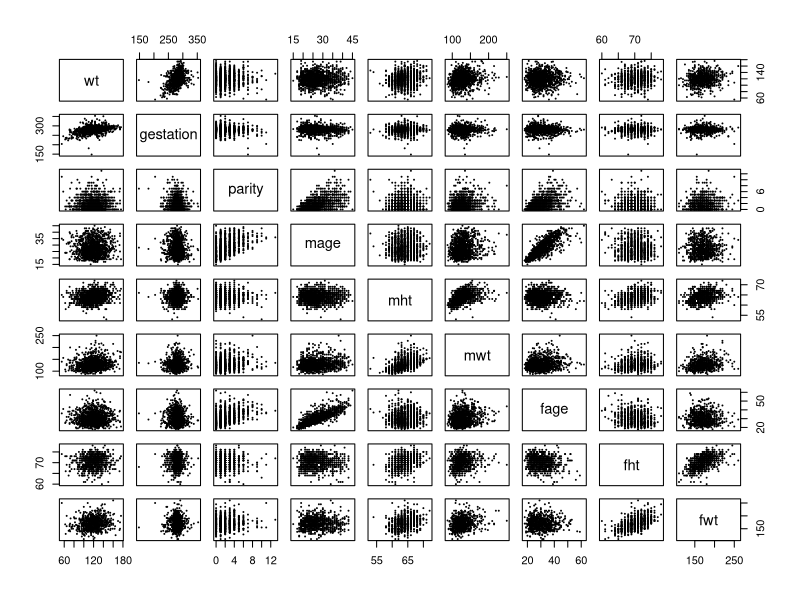
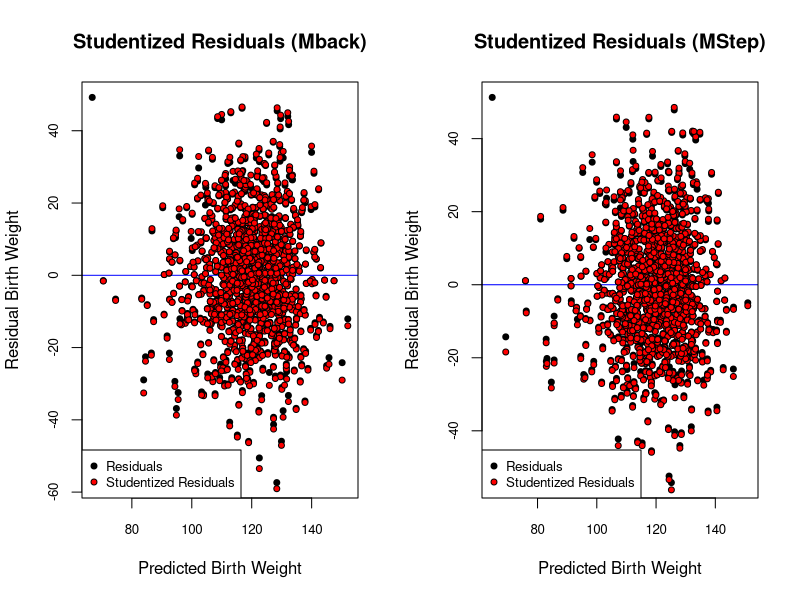
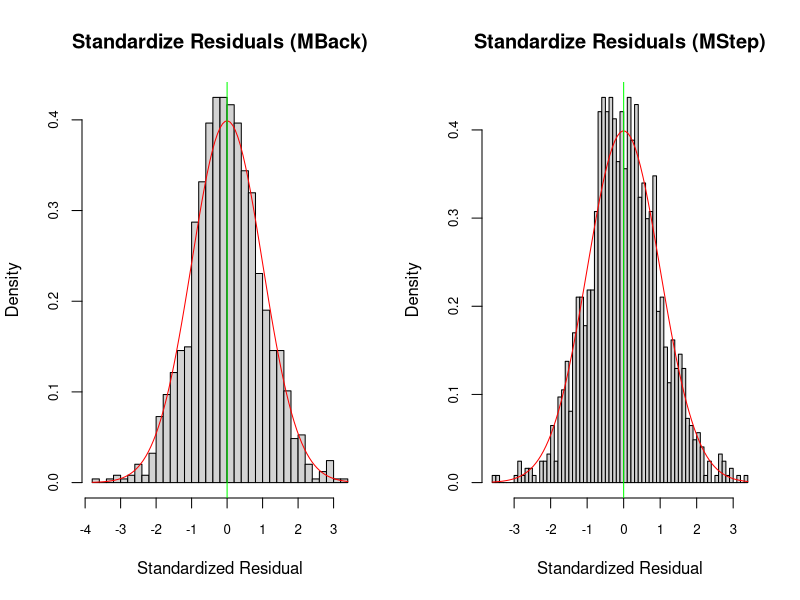
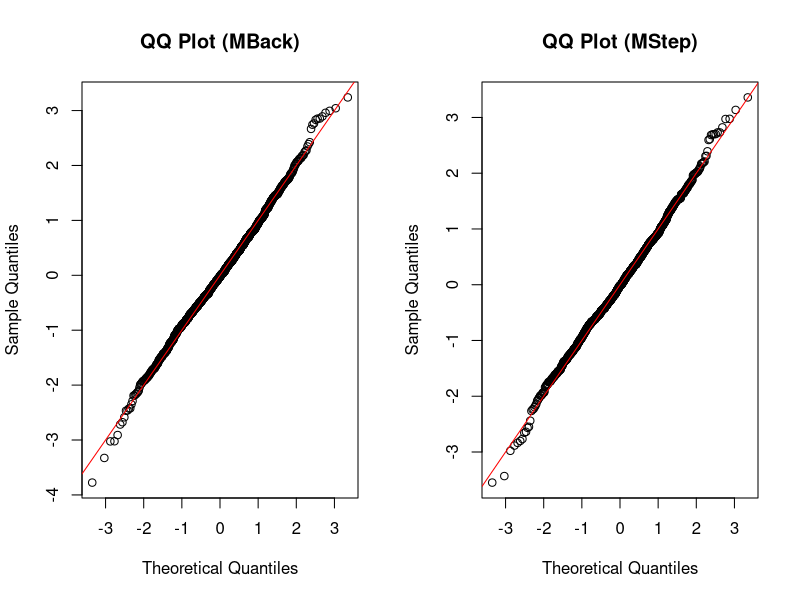
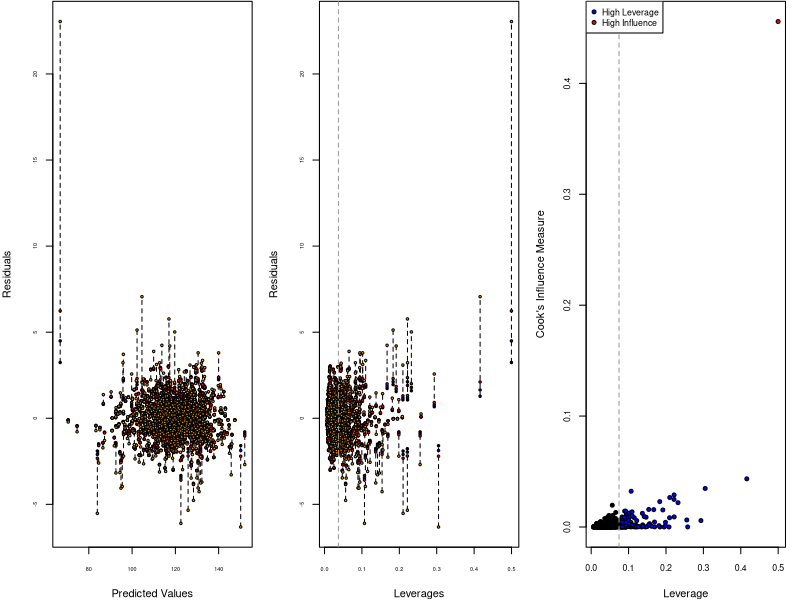
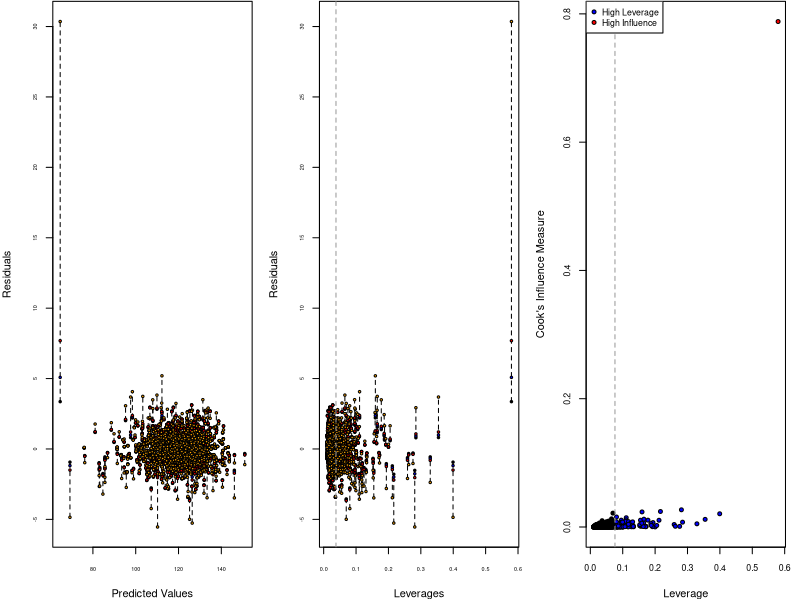
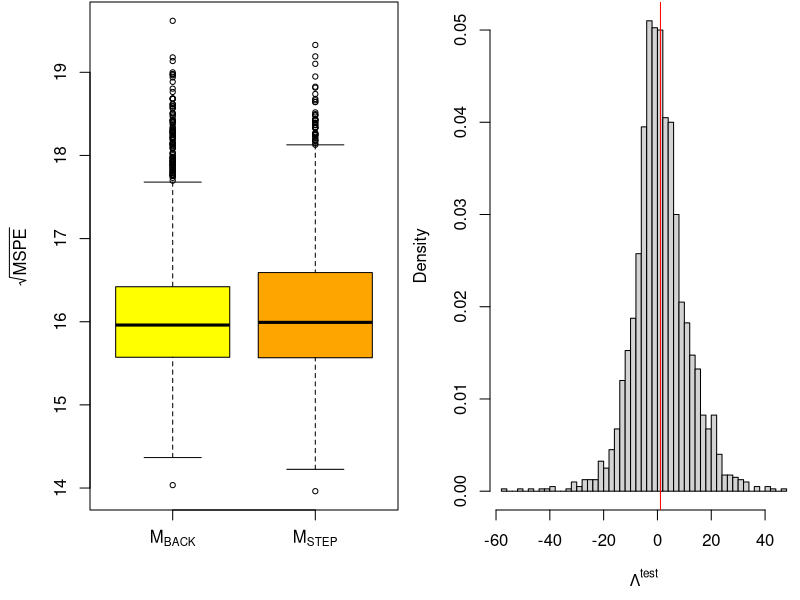

Here is the R script that generated these plots, in order:
## ---- chunk 1
knitr::opts_chunk$set(echo = TRUE)
library(mice)
## ---- chunk 2
# read in data
births.raw = read.csv("chds_births.csv")
## ---- chunk 3
# Validating Variables
births.raw$marital[!births.raw$marital %in% c(1:5)] = NA
births.raw$time[births.raw$time %in% c(9)] = NA
births.raw$number[births.raw$number %in% c(9)] = NA
## ---- chunk 4
categoricals = c('meth', 'feth', 'med', 'fed', 'marital',
                 'income', 'smoke', 'time', 'number')#, 'parity', 'mht', 'fht')
continuous = names(births.raw)[! names(births.raw) %in% categoricals]

# Categorize m/feth
#meth.categories = c(rep('Caucasian', 6), 'Mexican', 
#                   'African-American', 'Asian', 'Mixed', 'Other')
meth.categories = c(rep('Caucasian', 6), 'Other', 
                    'African-American', 'Other', 'Other', 'Other')
for (i in 1:length(meth.categories)) {
  births.raw$meth[births.raw$meth == i-1] = meth.categories[i]
  births.raw$feth[births.raw$feth == i-1] = meth.categories[i]
}
births.raw$meth = as.factor(births.raw$meth)
births.raw$feth = as.factor(births.raw$feth)

# Categorize m/fed
#med.categories = c('elementary school', 'middle school', 'high school', 
#                   'high school + trade school', 'high school + some college', 
#                   'college graduate', 'trade school', 'high school unclear')
med.categories = c('Other', 'middle school', 'high school', 'Other',
                   'high school + some college', 'college graduate',
                   'Other', 'Other')
for (i in 1:length(med.categories)) {
  births.raw$med[births.raw$med == i-1] = med.categories[i]
  births.raw$fed[births.raw$fed == i-1] = med.categories[i]
}
births.raw$med = as.factor(births.raw$med)
births.raw$fed = as.factor(births.raw$fed)

# Categorize marital
#marital.categories = c('married', 'legally separated', 
#                       'divorced', 'widowed', 'never married')
marital.categories = c('married', 'single', 'single', 
                       'single', 'single')
for (i in 1:length(marital.categories)) {
  births.raw$marital[births.raw$marital == i] = marital.categories[i]
}
births.raw$marital = as.factor(births.raw$marital)

# Categorize income
income.categories = c('under 2500', '2500-4999', '5000-7499','7500-9999', 
                      '10000-12499', '12500-14999', '15000-17499', 
                      '17500-19999', '20000-22499', 'over 22500')
for (i in 1:length(income.categories)) {
  births.raw$income[births.raw$income == i-1] = income.categories[i]
}
births.raw$income = as.factor(births.raw$income)

# Categorize smoke
smoke.categories = c('never', 'smokes now', 'until pregnancy', 
                     'used to, not anymore')
for (i in 1:length(smoke.categories)) {
  births.raw$smoke[births.raw$smoke == i-1] = smoke.categories[i]
}
births.raw$smoke = as.factor(births.raw$smoke)

# Categorize time
#time.categories = c('never or more than 10 years', 'still smokes', 
#                    'during pregnancy', 'less than a year', '1-2 years', 
#                   '2-3 years', '3-4 years', '5-9 years', 
#                   'never or more than 10 years', 'quit but don’t know when')
time.categories = c('never or more than 10 years', 'still smokes', 
                    'during pregnancy', 'less than 10 year', 
                    'less than 10 year', 'less than 10 year', 
                    'less than 10 year', 'less than 10 year', 
                    'never or more than 10 years', 'quit but don’t know when')
for (i in 1:length(time.categories)) {
  births.raw$time[births.raw$time == i-1] = time.categories[i]
}
births.raw$time = as.factor(births.raw$time)

# Categorize number
#number.categories = c('never smoked', '1-4', '5-9', '10-14', '15-19',
#                      '20-29', '30-39', '40-60', 'more than 60', 
#                      'smoked but don’t know how much')
number.categories = c('never smoked', 'less than 20', 'less than 20', 
                      'less than 20', 'less than 20', 'more than 20',
                      'more than 20', 'more than 20', 'more than 20', 
                      'smoked but don’t know how much')
for (i in 1:length(number.categories)) {
  births.raw$number[births.raw$number == i-1] = number.categories[i]
}
births.raw$number = as.factor(births.raw$number)

births.raw$smoke = NULL
# summary(births.raw)
## ---- chunk 5
births.raw.cont = births.raw[ , ! names(births.raw) %in% categoricals]
# summary(births.raw.cont)
pairs(births.raw.cont, cex = 0.2)
## ---- chunk 6
table(births.raw$parity)

# Categorize parity
births.raw$parity[births.raw$parity > 5] = 5
parity.categories = c('zero', 'one', 'two', 'three', 'four', 'more than four')
for (i in 1:length(parity.categories)) {
  births.raw$parity[births.raw$parity == i-1] = parity.categories[i]
}
births.raw$parity = as.factor(births.raw$parity)
## ---- chunk 7
invisible(capture.output(births.mice <- mice(births.raw, method = "cart", seed = 1)))
births.clean <- complete(births.mice)
anyNA(births.clean)
## ---- chunk 8
# Variance Inflaction Factor
# design matrix excluding intercept
X <- model.matrix(lm(wt ~ gestation + mage + mwt + fage
                     + fwt + mht + fht - 1, data = births.clean))
C <- cor(X) # correlation matrix
vif <- diag(solve(C))

# pre-fitting model
MPrefit <- lm(wt ~ gestation + mage + mwt + fwt + fht + mht, data = births.clean)
## ---- chunk 9
M0 <- lm(wt ~ 1, data = births.clean) # initial model
Mfull <- lm(wt ~ ( . - number - time - fed - med - feth - meth - marital)^2+
              number + time + fed + med + feth + meth + marital +
              I(gestation^2) + I(mage^2) + I(mht^2) + I(mwt^2) + I(fage^2) + 
              I(fht^2) + I(fwt^2), data = births.clean) # full model
Mstart <- lm(wt ~ ., data = births.clean) # start model
## ---- chunk 10
# forward selection
Mfwd <- step(object = M0,
             scope = list(lower = M0, upper = Mfull),
             direction = "forward",
             trace = FALSE)
## ---- chunk 11
# backward elimination
Mback <- step(object = Mfull,
              scope = list(lower = M0, upper = Mfull),
              direction = "backward",
              trace = FALSE)
## ---- chunk 12
# stepwise selection
Mstep <- step(object = Mstart,
              scope = list(lower = M0, upper = Mfull),
              direction = "both",
              trace = FALSE)
## ---- chunk 13
#Press Statistic
calPress <- function(M){
  #X <- model.matrix(M)
  #H <- X %*% solve(crossprod(X), t(X))
  #press <- resid(M)/(1-diag(H))
  press <- resid(M)/(1-hatvalues(M))
  press <- sum(press^2)
  return(press)
}

press1 <- calPress(Mfwd);
press2 <- calPress(Mback);
press3 <- calPress(Mstep);
press4 <- calPress(MPrefit)

presses <- c(press1, press2, press3, press4)

# AIC Statistic
AIC1 <- AIC(Mfwd)
AIC2 <- AIC(Mback)
AIC3 <- AIC(Mstep)
AIC4 <- AIC(MPrefit)

AICS <- c(AIC1, AIC2, AIC3, AIC4)


## ---- chunk 14
r.squared <- c(summary(Mfwd)$r.squared, summary(Mback)$r.square, 
               summary(Mstep)$r.square, summary(MPrefit)$r.square)
info <- c(r.squared,AICS,presses)
info <- matrix(t(info),nrow = 4,ncol = 3)
rownames(info)<-c("MFwd", "MBack", "MStep", "MPrefit")
colnames(info)<-c("R^2", "AIC", "Press")
info  

## ---- chunk 15
# models to compare
M1 <- Mback
M2 <- Mstep
## ---- chunk 16

# function for drawing studendized residual plots
StuResPlot <- function(M,name) {
  cex <- .8
  res <- residuals(M)
  h <- hatvalues(M)  # Hat matrix
  res.stu <- res/sqrt(1-h) # studentized residuals, but on the data scale
  y.hat <- predict(M)
 
  par(4,.1,4,.1)
  plot(y.hat, res, pch = 21, bg = "black", 
       cex = cex, 
       cex.axis = cex,
       xlab = "Predicted Birth Weight",
       ylab = "Residual Birth Weight",
       main = paste("Studentized Residuals",name),
       abline(h = mean(res), col = "blue"))
  points(y.hat, res.stu, pch = 21, bg = "red", cex = cex)
  legend(x = "bottomleft", c("Residuals", "Studentized Residuals"),
         pch = 21, pt.bg = c("black", "red"), pt.cex = cex, cex = cex)
}

# function for drawing standardized residual plots
StaResPlot <- function(M,name) {
  cex <- .8
  res <- residuals(M) # Hat matrix
  h <- hatvalues(M)
  sigma.hat <- sigma(M)
  # par(mar = c(4,2,.1,2))
  par(4,.1,4,.1)
  hist(res/sigma.hat, breaks = 50, freq = FALSE, cex.axis = cex,
  xlab = "Standardized Residual", main = paste("Standardize Residuals",name))
  curve(dnorm(x), col = "red", add = TRUE)
  abline(v = mean(res/sigma.hat), col = "green")
}

#function for drawing QQ plots
QQPlot <- function(M,name) {
  res <- residuals(M)
  h <- hatvalues(M)
  qqnorm(res/sigma(M),main = paste("QQ Plot",name))
  abline(a=0, b=1, col = "red") #add 45 degree line
  # head(res.stu1)
}


## ---- chunk 17

 par(mfrow = c(1,2))
# studendized residual for backward elimination model:
StuResPlot(Mback,"(Mback)")

# studentdized residual for stepwise selection model:
StuResPlot(Mstep,"(MStep)")

## ---- chunk 18
par(mfrow = c(1,2))
# standardized residual for backward elimination model:
StaResPlot(Mback,"(MBack)")

# standardized residual for stepwise selection model:
StaResPlot(Mstep,"(MStep)")
## ---- chunk 19

 par(mfrow = c(1,2))
# QQ-plot for backward selection model:
QQPlot(Mback,"(MBack)")

# QQ-plot for stepwise selection model:
QQPlot(Mstep,"(MStep)")
## ---- chunk 20
# function to produce leverage and influence plots
LeverageInfluence <- function(M) {
  y.hat <- predict(M) # predicted values
  sigma.hat <- sigma(M)
  res <- resid(M) # original residuals$
  res.sta <- res/sigma.hat # standardized residuals

  # compute leverages
  h <- hatvalues(M) # hat matrix
  res.stu <- res.sta/sqrt(1-h) # studentized residuals

  # PRESS residuals
  press <- res/(1-h)

  # DFFITS residuals
  dfts <- dffits(M)

  # standardize each of these such that they are identical at the average
  # leverage value
  p <- length(coef(M))
  n <- nobs(M)
  hbar <- p/n # average leverage
  res.stu <- res.stu*sqrt(1 - hbar) # at h = hbar, res.stu = res.sta
  press <- press*(1 - hbar)/sigma.hat # at h = hbar, press = res.sta
  dfts <- dfts*(1 - hbar)/sqrt(hbar) # at h = hbar, dfts = res.sta

  # plot all residuals
  par(mfrow = c(1,3), mar = c(4,4,.1,1.1))
  cex <- .5
  plot(y.hat, rep(0, length(y.hat)),
       type = "n", # empty plot to get the axis range
       ylim = range(res.sta, res.stu, press, dfts),
       cex.axis = cex,
       xlab = "Predicted Values",
       ylab = "Residuals")

  # dotted line connecting each observations residuals for better visibility
  segments(x0 = y.hat,
           y0 = pmin(res.sta, res.stu, press, dfts),
           y1 = pmax(res.sta, res.stu, press, dfts),
           lty = 2)
  points(y.hat, res.sta, pch = 21, bg = "black", cex = cex)
  points(y.hat, res.stu, pch = 21, bg = "blue", cex = cex)
  points(y.hat, press, pch = 21, bg = "red", cex = cex)
  points(y.hat, dfts, pch = 21, bg = "orange", cex = cex)

  # against leverages
  plot(h, rep(0, length(y.hat)),
       type = "n",
       cex.axis = cex,
       ylim = range(res.sta, res.stu, press, dfts),
       xlab = "Leverages", ylab = "Residuals")

  segments(x0 = h,
          y0 = pmin(res.sta, res.stu, press, dfts),
          y1 = pmax(res.sta, res.stu, press, dfts),
          lty = 2)
  points(h, res.sta, pch = 21, bg = "black", cex = cex)
  points(h, res.stu, pch = 21, bg = "blue", cex = cex)
  points(h, press, pch = 21, bg = "red", cex = cex)
  points(h, dfts, pch = 21, bg = "orange", cex = cex)
  abline(v = hbar, col = "grey60", lty = 2)

  # cook's distance vs. leverage
  D <- cooks.distance(M)

  # flag some of the points
  infl.ind <- which.max(D) # top influence point
  lev.ind <- h > 2*hbar # leverage more than 2x the average
  clrs <- rep("black", len = n)
  clrs[lev.ind] <- "blue"
  clrs[infl.ind] <- "red"
  # par(mfrow = c(1,1), mar = c(4,4,1,1))
  cex <- .8
  plot(h, D, xlab = "Leverage", ylab = "Cook's Influence Measure",
  pch = 21, bg = clrs, cex = cex, cex.axis = cex)
  p <- length(coef(M))
  n <- nrow(births.clean)
  hbar <- p/n # average leverage
  abline(v = 2*hbar, col = "grey60", lty = 2) # 2x average leverage
  legend("topleft", legend = c("High Leverage", "High Influence"), pch = 21,
         pt.bg = c("blue", "red"), cex = cex, pt.cex = cex)
  return(c(infl.ind, D[infl.ind]))
}


# leverage influence for forward selection model:
a <-LeverageInfluence(Mback)
b <-LeverageInfluence(Mstep)

## ---- chunk 21
# Cross-validation setup
nreps <- 2e3 # number of replications
ntot <- nrow(births.clean) # total number of observations
ntrain <- floor(ntot * 0.7) # size of training set
ntest <- ntot-ntrain # size of test set
mspe1 <- rep(NA, nreps) # sum-of-square errors for each CV replication
mspe2 <- rep(NA, nreps)
logLambda <- rep(NA, nreps) # log-likelihod ratio statistic for each replication
for(ii in 1:nreps) {
  # randomly select training observations
  train.ind <- sample(ntot, ntrain) # training observations
  # refit the models on the subset of training data; ?update for details!
  M1.cv <- update(M1, subset = train.ind)
  M2.cv <- update(M2, subset = train.ind)
  # out-of-sample residuals for both models
  # that is, testing data - predictions with training parameters
  M1.res <- births.clean$wt[-train.ind] -
            predict(M1.cv, newdata = births.clean[-train.ind,])
  M2.res <- births.clean$wt[-train.ind] -
            predict(M2.cv, newdata = births.clean[-train.ind,])
  # mean-square prediction errors
  mspe1[ii] <- mean(M1.res^2)
  mspe2[ii] <- mean(M2.res^2)
  # out-of-sample likelihood ratio
  M1.sigma <- sqrt(sum(resid(M1.cv)^2)/ntrain) # MLE of sigma
  M2.sigma <- sqrt(sum(resid(M2.cv)^2)/ntrain)
  # since res = y - pred, dnorm(y, pred, sd) = dnorm(res, 0, sd)
  logLambda[ii] <- sum(dnorm(M1.res, mean = 0, sd = M1.sigma, log = TRUE))
  logLambda[ii] <- logLambda[ii] -
                   sum(dnorm(M2.res, mean = 0, sd = M2.sigma, log = TRUE))
}
## ---- chunk 22
# plot rMSPE and out-of-sample log(Lambda)
par(mfrow = c(1,2))
par(mar = c(4.5, 4.5, .1, .1))
boxplot(x = list(sqrt(mspe1), sqrt(mspe2)), names = expression(M[BACK], M[STEP]), cex = .7,
        ylab = expression(sqrt(MSPE)), col = c("yellow", "orange"))
hist(logLambda, breaks = 50, freq = FALSE,
     xlab = expression(Lambda^{test}),
     main = "", cex = .7)
abline(v = mean(logLambda), col = "red") # average value
